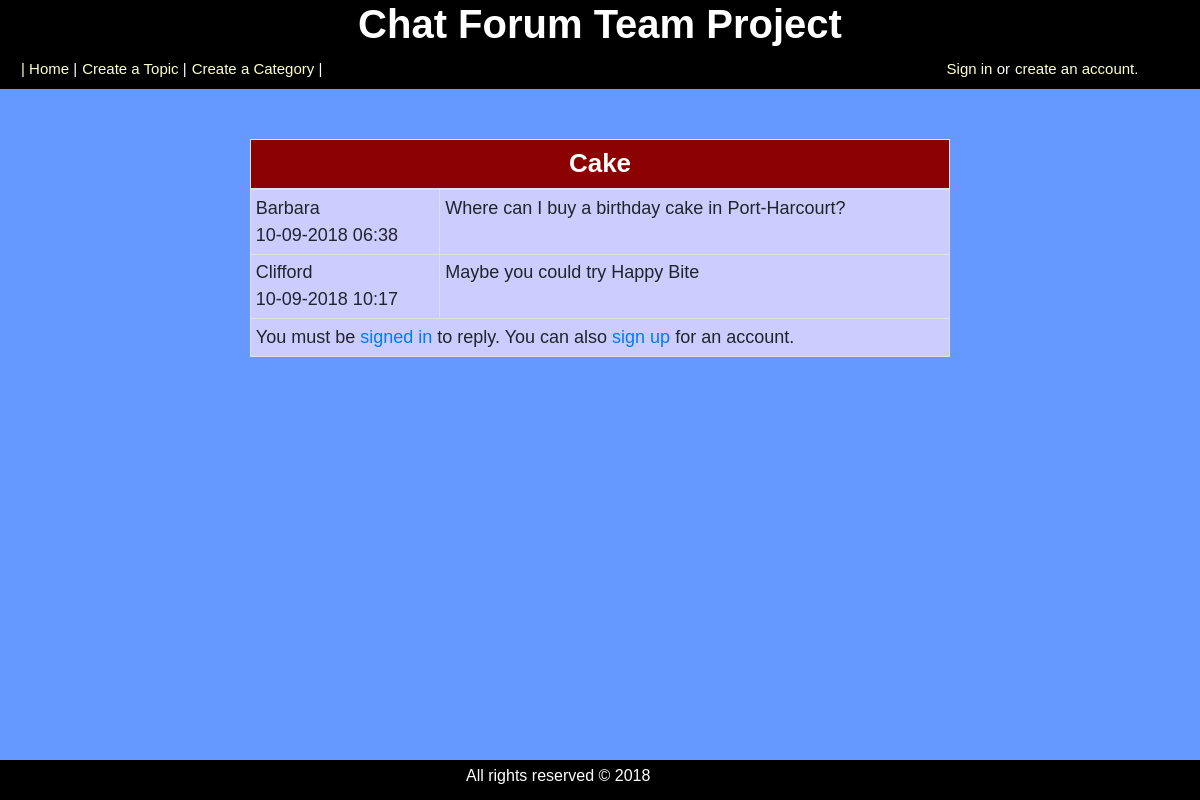
Page /topic.php?id=1 on the committed database.
### tables this page shows
CREATE TABLE `topics` (
  `topic_id` int(8) NOT NULL,
  `topic_subject` varchar(255) NOT NULL,
  `topic_date` datetime NOT NULL,
  `topic_cat` int(8) NOT NULL,
  `topic_by` int(8) NOT NULL
);

CREATE TABLE `posts` (
  `post_id` int(8) NOT NULL,
  `post_content` text NOT NULL,
  `post_date` datetime NOT NULL,
  `post_topic` int(8) NOT NULL,
  `post_by` int(8) NOT NULL
);

CREATE TABLE `users` (
  `user_id` int(8) NOT NULL,
  `user_name` varchar(30) NOT NULL,
  `user_pass` varchar(255) NOT NULL,
  `user_email` varchar(255) NOT NULL,
  `user_date` datetime NOT NULL,
  `user_level` int(8) NOT NULL
);

### topic.php (the view)
<?php
include 'connect.php';
include 'header.php';
$sql = "SELECT
			topic_id,
			topic_subject
		FROM
			topics
		WHERE
			topics.topic_id = " . mysql_real_escape_string($_GET['id']);
$result = mysqli_query($connection,$sql);
if(!$result)
{
	echo 'The topic could not be displayed, please try again later.';
}
else
{
	if(mysqli_num_rows($result) == 0)
	{
		echo 'This topic doesn&prime;t exist.';
	}
	else
	{
		while($row = mysqli_fetch_assoc($result))
		{
			echo '<table class="table table-bordered table-sm table-hover center">
					<thead>
						<tr>
							<th colspan="2">' . $row['topic_subject'] . '</th>
						</tr>
					</thead>
					<tbody>';
			$posts_sql = "SELECT
						posts.post_topic,
						posts.post_content,
						posts.post_date,
						posts.post_by,
						users.user_id,
						users.user_name
					FROM
						posts
					LEFT JOIN
						users
					ON
						posts.post_by = users.user_id
					WHERE
						posts.post_topic = " . mysql_real_escape_string($_GET['id']);
			$posts_result = mysqli_query($connection,$posts_sql);
			if(!$posts_result)
			{
				echo '<tr><td>The posts could not be displayed, please try again later.</tr></td></table>';
			}
			else
			{
				while($posts_row = mysqli_fetch_assoc($posts_result))
				{
					echo '<tr class="topic-post">
							<td class="user-post">' . $posts_row['user_name'] . '<br/>' . date('d-m-Y H:i', strtotime($posts_row['post_date'])) . '</td>
							<td class="post-content">' . htmlentities(stripslashes($posts_row['post_content'])) . '</td>
						  </tr>';
				}
			}
			if(!$_SESSION['signed_in'])
			{
				echo '<tr><td colspan=2>You must be <a href="signin.php">signed in</a> to reply. You can also <a href="signup.php">sign up</a> for an account.';
			}
			else
			{
				echo '<tr><td colspan="2"><h2>Reply:</h2><br />
					<form method="post" action="reply.php?id=' . $row['topic_id'] . '">
						<textarea name="reply-content"></textarea><br /><br />
						<input type="submit" value="Submit reply" />
					</form></td></tr>';
			}
			echo '</tbody>
			</table>';
		}
	}
}
include 'footer.php';
?>

### styles.css (style rules this page uses)
html { position: relative; min-height: 100%; }
body { text-align: center; }
.body_style { background-color: #6699ff !important; font-size: 15px; font-family:sans-serif; margin-bottom: 40px; }
a { text-decoration:none !important; }
table.center { margin-left:auto !important; margin-right:auto !important; border-collapse: collapse; width: 700px !important; }
th { background-color: darkred !important; color: white !important; font-size:26px; text-align:center; }
td { padding: 5px ; font-size:18px; background-color:#ccccff; }

### rows in the picture
topics: topic_subject "Cake"
posts: post_by.user_name "Barbara", post_date "10-09-2018 06:38", post_content "Where can I buy a birthday cake in Port-Harcourt?"
posts: post_by.user_name "Clifford", post_date "10-09-2018 10:17", post_content "Maybe you could try Happy Bite"
